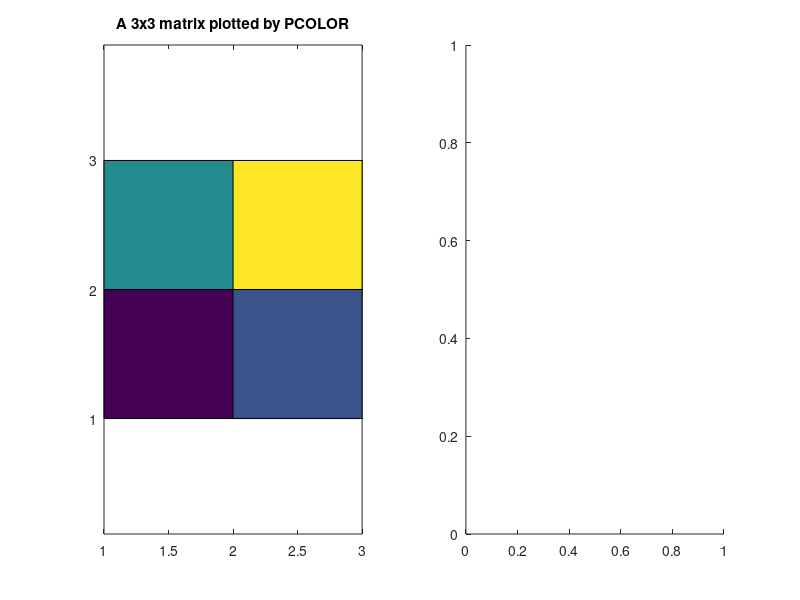

Recreate this plot in MATLAB. (Note: this script raises an error after producing the figure.)
function[]=makefigs_jpcolor
%MAKEFIGS_JPCOLOR  Makes a sample figure for JPCOLOR.

figure
%mat=[1 2 3; 4 5 6; 7 8 9]';
mat=zeros(3,3)+randn(3,3)/5;
mat(2,2)=1;
subplot(1,2,1)
pcolor([1:3],[1:3],mat),axis equal,axis tight,caxis([min(mat(:)) max(mat(:))])
title('A 3x3 matrix plotted by PCOLOR')
subplot(1,2,2)
jpcolor([1:3],[1:3],mat),axis equal,axis tight,caxis([min(mat(:)) max(mat(:))])
title('A 3x3 matrix plotted by JPCOLOR')